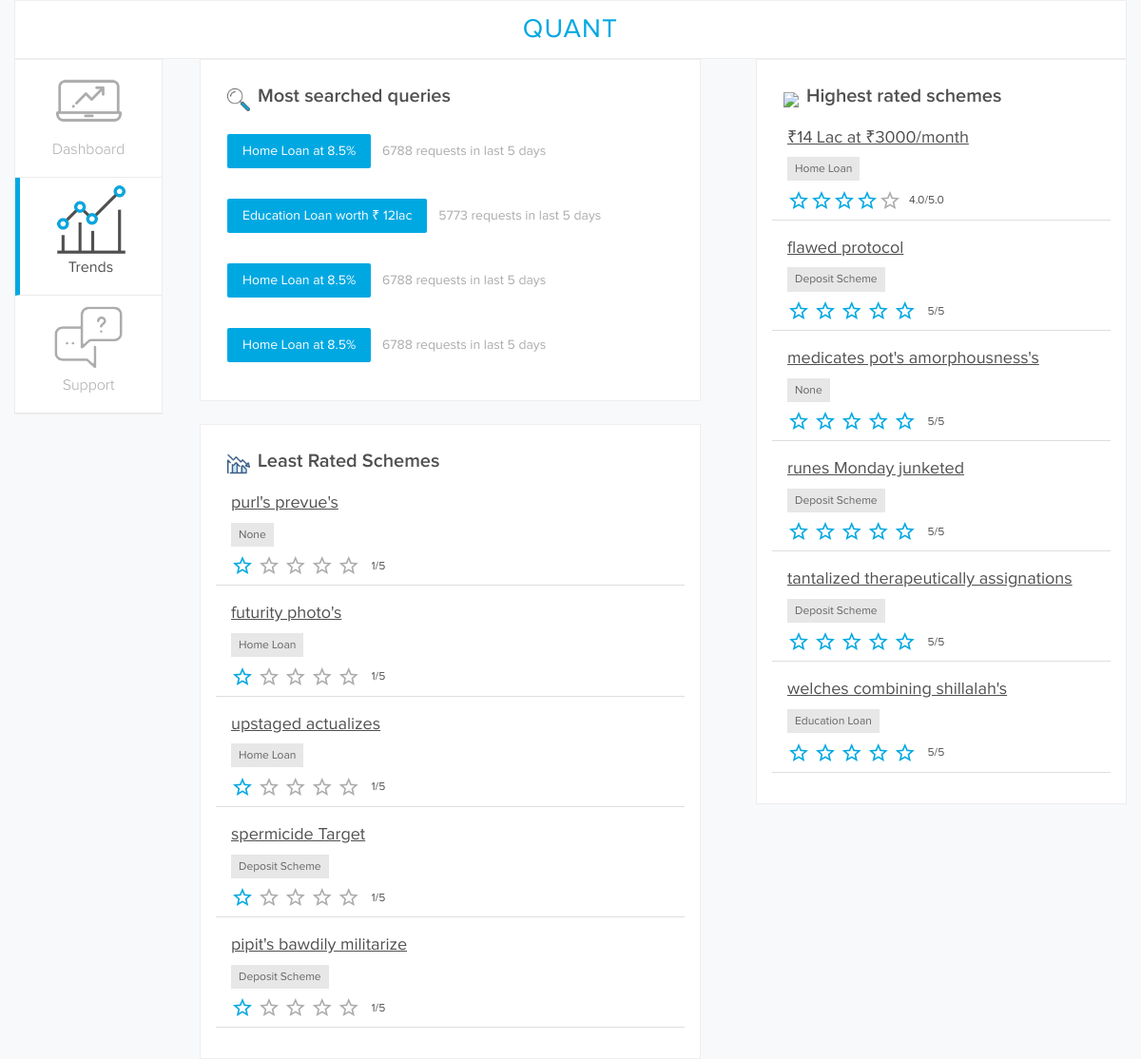
Page /bank/trends on the earlier database version.
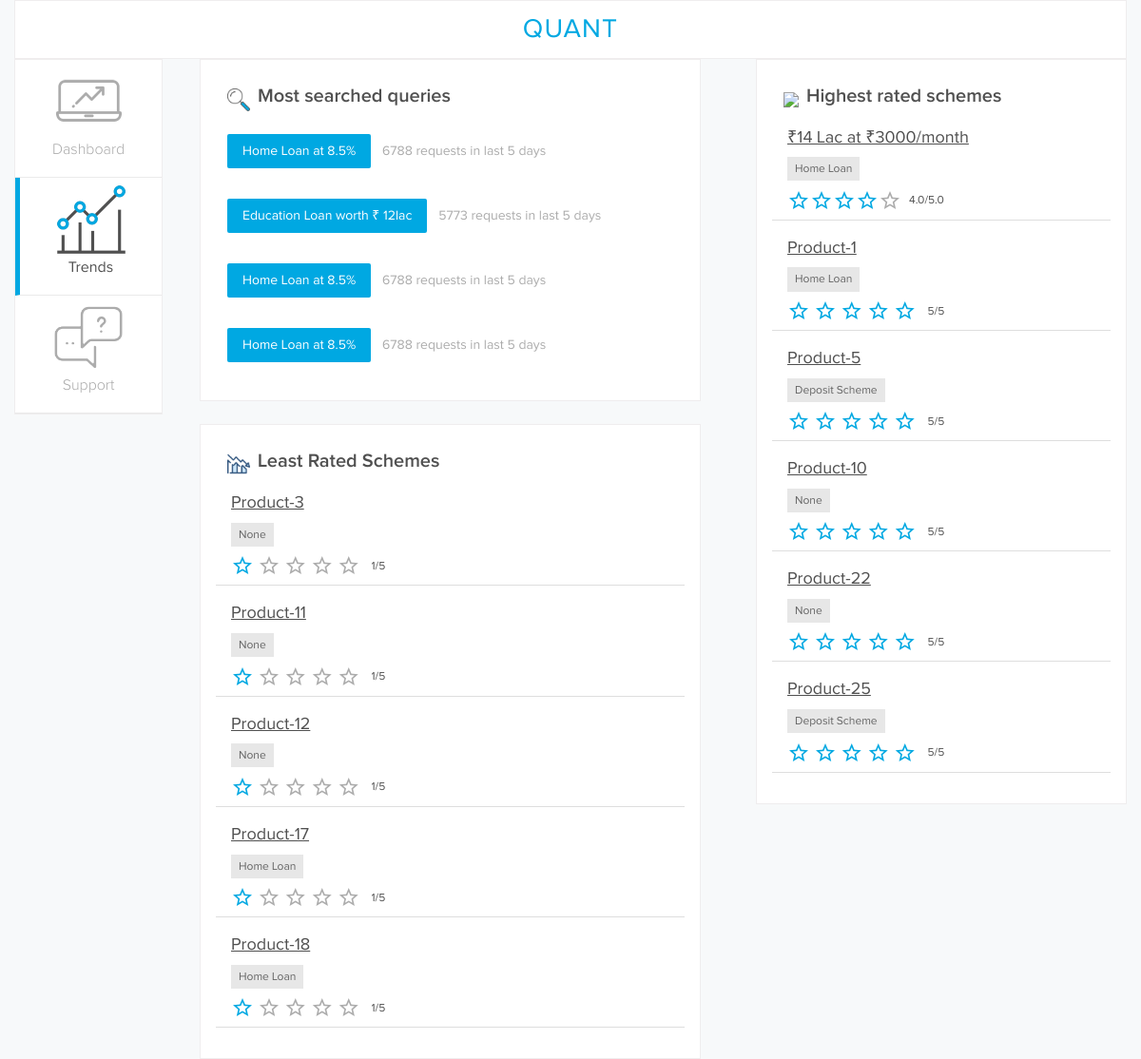
Same page on the later database version.
### models.py (models this page shows, shortened)
class Review(db.Model):
    __tablename__ = "review"
    id = db.Column(db.Integer, primary_key=True, autoincrement=True)
    created_at = db.Column(db.DateTime, default=datetime.now())
    userid = db.Column(db.Integer, db.ForeignKey('user.id'))
    productid = db.Column(db.Integer, db.ForeignKey('product.id'))
    rating = db.Column(db.Integer, nullable=False)
    title = db.Column(db.String(100), nullable=False)
    comment = db.Column(db.String(500))
    user = relationship("User")
    product = relationship("Product")
    __table_args__ = (
        sqlalchemy.UniqueConstraint("userid", "productid", name="unique_review"),
    )
    @property
    def stars(self):
        return round(float(self.rating))

class Product(db.Model):
    __tablename__ = "product"
    id = db.Column(db.Integer, primary_key=True, autoincrement=True)
    name = db.Column(db.String(50), nullable=False)
    category = db.Column(db.Integer, nullable=False)
    @property
    def product_category(self):
        if self.category == ProductEnum.homeloan.value:
            return "Home Loan"
        elif self.category == ProductEnum.eduloan.value:
            return "Education Loan"
        elif self.category == ProductEnum.deposit_1.value:
            return "Deposit Scheme"

### __init__.py (the view)
@app.route("/bank/trends")
def bank_trends():
    top_rated = Review.query.order_by(sqlalchemy.desc(Review.rating)).limit(5).all()
    least_rated = Review.query.order_by(sqlalchemy.asc(Review.rating)).limit(5).all()
    print(len(top_rated), len(least_rated))
    return render_template("bank-trends.html", top_rated=top_rated, least_rated=least_rated)

### templates/bank-trends.html (shortened to what this page needs)
{% extends "bank_base.html" %}
{% block main_content %}
<div class="col-sm-4" id="trends">
    <div class="trend-card">
        <h1><img src={{ url_for("static", filename="icons/favorites.png") }}>Highest rated schemes</h1>
        <div class="trend-list">
            <a href="#">₹14 Lac at  ₹3000/month</a>
            <br>
            <button>Home Loan</button>
            <div id="ratings">
                <div id="stars"><i class="material-icons given">star_border</i><i class="material-icons given">star_border</i><i class="material-icons given">star_border</i><i class="material-icons given">star_border</i><i class="material-icons ngiven">star_border</i><span>4.0/5.0</span></div>
            </div>
        </div>
        {% for rev in top_rated %}
        <div class="trend-list">
            <a href="/product/{{ rev.product.id }}" id="name">{{ rev.product.name }}</a>
            <br>
            <button>{{ rev.product.product_category }}</button>
            <div id="ratings">
                <div id="stars">
                {% for i in range(rev.stars) %}
                    <i class="material-icons given">star_border</i>
                {% endfor %}
                <span>{{ rev.rating }}/5</span>
                </div>
            </div>
        </div>
        {% endfor %}
    </div>
</div>
<div class="col-sm-6" id="query">
    <h1><img src={{ url_for("static", filename="icons/search.png") }}>Most searched queries</h1>
    <div class="trends-card" id="top-search">
        <button class="squery">Home Loan at 8.5%</button>
        <span>6788 requests in last 5 days</span>
    </div>
    <div class="trends-card" id="top-search">
        <button class="squery">Education Loan worth ₹ 12lac</button>
        <span>5773 requests in last 5 days</span>
    </div>
    <div class="trends-card" id="top-search">
        <button class="squery">Home Loan at 8.5%</button>
        <span>6788 requests in last 5 days</span>
    </div>
    <div class="trends-card" id="top-search">
        <button class="squery">Home Loan at 8.5%</button>
        <span>6788 requests in last 5 days</span>
    </div>
</div>
<div class="col-sm-6" id="debate">
    <h1><img src={{ url_for("static", filename="icons/loss.png") }}>Least Rated Schemes</h1>
    {% for rev in least_rated %}
    <div class="trend-list">
        <a href="/product/{{ rev.product.id }}" id="name">{{ rev.product.name }}</a>
        <br>
        <button>{{ rev.product.product_category }}</button>
        <div id="ratings">
            <div id="stars">
            {% for i in range(rev.stars) %}
                <i class="material-icons given">star_border</i>
            {% endfor %}
            {% for i in range(5 - rev.stars) %}
                <i class="material-icons ngiven">star_border</i>
            {% endfor %}
            <span>{{ rev.rating }}/5</span>
            </div>
        </div>
    </div>
    {% endfor %}
</div>
{% endblock %}
{% block static_files %}
<link rel="stylesheet" href={{ url_for("static", filename="bootstrap.min.css") }}>
<link rel="stylesheet" href={{ url_for("static", filename="index.css") }}>
<link rel="stylesheet" href={{ url_for("static", filename="bank.css") }}>
{% endblock %}

Differences in the rows shown:
removed Review: product.name "flawed protocol", product.product_category "Deposit Scheme", rating "5", shown under "Highest rated schemes"
removed Review: product.name "medicates pot's amorphousness's", product.product_category "None", rating "5", shown under "Highest rated schemes"
no longer on this page (row edited): Review: product.name "runes Monday junketed", product.product_category "Deposit Scheme", rating "5", shown under "Highest rated schemes"
no longer on this page (row edited): Review: product.name "tantalized therapeutically assignations", product.product_category "Deposit Scheme", rating "5", shown under "Highest rated schemes"
no longer on this page (row edited): Review: product.name "welches combining shillalah's", product.product_category "Education Loan", rating "5", shown under "Highest rated schemes"
no longer on this page (row edited): Review: product.name "purl's prevue's", product.product_category "None", rating "1", shown under "Least Rated Schemes"
no longer on this page (row edited): Review: product.name "futurity photo's", product.product_category "Home Loan", rating "1", shown under "Least Rated Schemes"
removed Review: product.name "upstaged actualizes", product.product_category "Home Loan", rating "1", shown under "Least Rated Schemes"
removed Review: product.name "spermicide Target", product.product_category "Deposit Scheme", rating "1", shown under "Least Rated Schemes"
no longer on this page (row edited): Review: product.name "pipit's bawdily militarize", product.product_category "Deposit Scheme", rating "1", shown under "Least Rated Schemes"
added Review: product.name "Product-1", product.product_category "Home Loan", rating "5", shown under "Highest rated schemes"
added Review: product.name "Product-5", product.product_category "Deposit Scheme", rating "5", shown under "Highest rated schemes"
now on this page (row edited): Review: product.name "Product-10", product.product_category "None", rating "5", shown under "Highest rated schemes"
added Review: product.name "Product-22", product.product_category "None", rating "5", shown under "Highest rated schemes"
added Review: product.name "Product-25", product.product_category "Deposit Scheme", rating "5", shown under "Highest rated schemes"
now on this page (row edited): Review: product.name "Product-3", product.product_category "None", rating "1", shown under "Least Rated Schemes"
now on this page (row edited): Review: product.name "Product-11", product.product_category "None", rating "1", shown under "Least Rated Schemes"
now on this page (row edited): Review: product.name "Product-12", product.product_category "None", rating "1", shown under "Least Rated Schemes"
now on this page (row edited): Review: product.name "Product-17", product.product_category "Home Loan", rating "1", shown under "Least Rated Schemes"
now on this page (row edited): Review: product.name "Product-18", product.product_category "Home Loan", rating "1", shown under "Least Rated Schemes"
